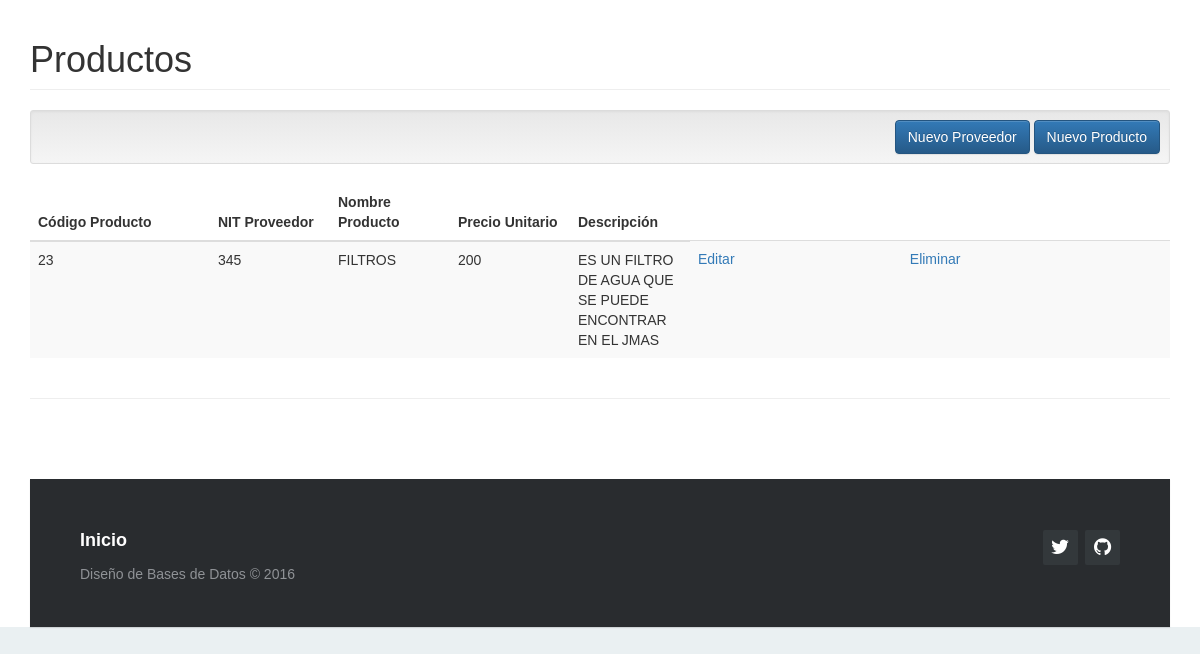
/?c=producto, run on the app's committed database.
### tables this page shows
CREATE TABLE `producto` (
  `idProducto` int(10) UNSIGNED NOT NULL,
  `nit` varchar(20) NOT NULL,
  `nomprod` varchar(100) NOT NULL,
  `precioU` float NOT NULL,
  `descrip` text DEFAULT NULL
);

### Controller/producto.controller.php (called while the page is built, shortened)
<?php
require_once 'model/producto.php';
class ProductoController{
    public function __CONSTRUCT(){
        $this->model = new producto();
    }
    public function Index(){
        require_once 'view/header.php';
        require_once 'view/producto/producto.php';
        require_once 'view/footer.php';
    }
}

### Model/database.php (called while the page is built)
<?php
class Database
{
    public static function Conectar()
    {
        $pdo = new PDO('mysql:host=localhost;dbname=mvc_php;charset=utf8', 'root', '');
        $pdo->setAttribute(PDO::ATTR_ERRMODE, PDO::ERRMODE_EXCEPTION);
        return $pdo;
    }
}

### Model/producto.php (called while the page is built, shortened)
<?php
class producto
{
	private $pdo;
	public function __CONSTRUCT()
	{
		try
		{
			$this->pdo = Database::Conectar();
		}
		catch(Exception $e)
		{
			die($e->getMessage());
		}
	}
	public function Listar()
	{
		try
		{
			$stm = $this->pdo->prepare("SELECT * FROM producto");
			$stm->execute();
			return $stm->fetchAll(PDO::FETCH_OBJ);
		}
		catch(Exception $e)
		{
			die($e->getMessage());
		}
	}
}

### View/producto/producto.php (the view)
<h1 class="page-header">Productos </h1>
<div class="well well-sm text-right">
    <a class="btn btn-primary" href="?c=proveedor&a=Nuevo">Nuevo Proveedor</a>
    <a class="btn btn-primary" href="?c=producto&a=Nuevo">Nuevo Producto</a>
</div>
<table class="table table-striped">
    <thead>
        <tr>
            <th style="width:180px;">Código Producto</th>
            <th style="width:120px;">NIT Proveedor</th>
            <th style="width:120px;">Nombre Producto</th>
            <th style="width:120px;">Precio Unitario</th>
            <th style="width:120px;">Descripción</th>
        </tr>
    </thead>
    <tbody>
    <?php foreach($this->model->Listar() as $r): ?>
        <tr>
            <td><?php echo $r->idProducto; ?></td>
            <td><?php echo $r->nit; ?></td>
            <td><?php echo $r->nomprod; ?></td>
            <td><?php echo $r->precioU; ?></td>
            <td><?php echo $r->descrip; ?></td>
            <td>
                <a href="?c=producto&a=Crud&idProducto=<?php echo $r->idProducto; ?>">Editar</a>
            </td>
            <td>
                <a onclick="javascript:return confirm('¿Seguro de eliminar este registro?');" href="?c=producto&a=Eliminar&idProducto=<?php echo $r->idProducto; ?>">Eliminar</a>
            </td>
        </tr>
    <?php endforeach; ?>
    </tbody>
</table>

### assets/css/demo.css (style rules this page uses)
* { padding:0; margin:0; }
html { background-color: #eaf0f2; }
body { font:14px/1.5 Arial, Helvetica, sans-serif; }

### data on the page
producto: idProducto "23", nit "345", nomprod "FILTROS", precioU "200", descrip "ES UN FILTRO DE AGUA QUE SE PUEDE ENCONTRAR EN EL JMAS"
